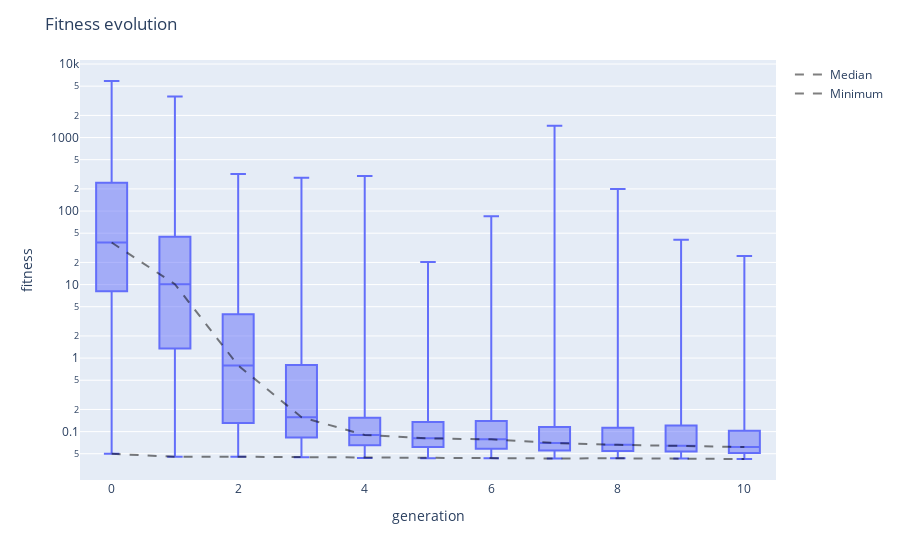

Notebook source saved alongside this figure:
### Code cell
viewer.fitness_evolution()

### Figure 1 — Plotly figure (JSON) as saved in the notebook; plotly's stock layout.template omitted (floating-point values rounded to 4 significant figures; data arrays with more than 128 entries replaced by an {"elided": "..."} marker saying what was removed)
{"data": [{"alignmentgroup": "True", "boxpoints": false, "hovertemplate": "generation=%{x}<br>fitness=%{y}<extra></extra>", "legendgroup": "", "marker": {"color": "#636efa"}, "name": "", "notched": false, "offsetgroup": "", "orientation": "v", "showlegend": false, "type": "box", "x": {"elided": "4174 int values"}, "x0": " ", "xaxis": "x", "y": {"elided": "4174 float values"}, "y0": " ", "yaxis": "y"}, {"line": {"color": "rgba(0,0,0,0.5)", "dash": "dash", "width": 2}, "mode": "lines", "name": "Median", "type": "scatter", "x": [0, 1, 2, 3, 4, 5, 6, 7, 8, 9, 10], "y": [37.32, 10.13, 0.7935, 0.1571, 0.08994, 0.08095, 0.07839, 0.06998, 0.06618, 0.06423, 0.06154]}, {"line": {"color": "rgba(0,0,0,0.5)", "dash": "dash", "width": 2}, "mode": "lines", "name": "Minimum", "type": "scatter", "x": [0, 1, 2, 3, 4, 5, 6, 7, 8, 9, 10], "y": [0.04992, 0.04544, 0.04544, 0.04491, 0.04376, 0.04328, 0.0433, 0.0431, 0.04334, 0.04319, 0.04239]}], "layout": {"boxmode": "group", "legend": {"tracegroupgap": 0}, "margin": {"t": 60}, "title": {"text": "Fitness evolution"}, "xaxis": {"anchor": "y", "domain": [0, 1], "title": {"text": "generation"}}, "yaxis": {"anchor": "x", "domain": [0, 1], "title": {"text": "fitness"}, "type": "log"}}}
